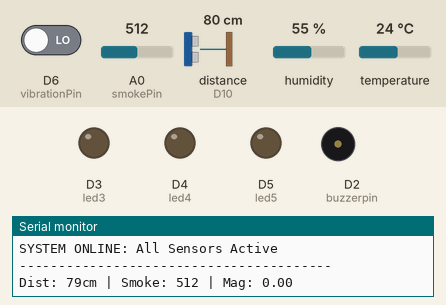
Simulated run of this sketch. Board: Arduino Uno R4 WiFi. Shown: output pins drawn as LEDs (lit = HIGH), buzzer (waves = sounding, pin HIGH), the last lines printed to the serial monitor. Wiring (inferred from the names in the program): ultrasonic range finder: trigger D9; echo D10. Inputs (shaded band) come from the test bench; at power-on: distance to the obstacle (sensor on D10) 80 cm, D6 (vibrationPin) LOW, A0 (smokePin) = 512, humidity 55 %, temperature 24 °C. The echo pulse lasts 58.3 µs per cm; WiFi joins after 1.5 s; servers stay silent unless stated; uploads are accepted with an empty reply; pins used as bus, display or sensor lines are not drawn.

Above: at 7.7 s.
7.8 s: distance to the obstacle (sensor on D10) set to 10 cm
9.7 s: distance to the obstacle (sensor on D10) set to 7 cm
At 11.2 s:
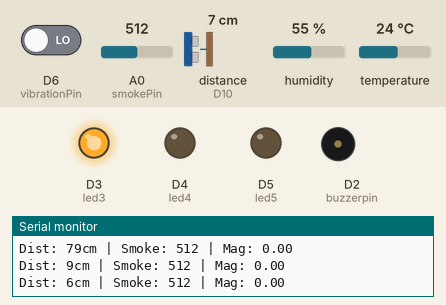
12.0 s: distance to the obstacle (sensor on D10) set to 4 cm
At 13.1 s:
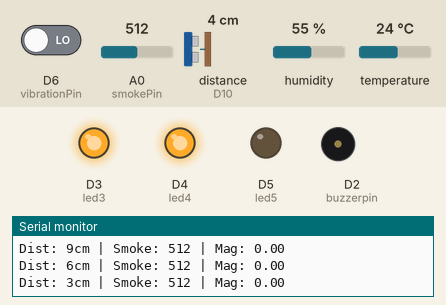
14.0 s: distance to the obstacle (sensor on D10) set to 2 cm
At 15.5 s:
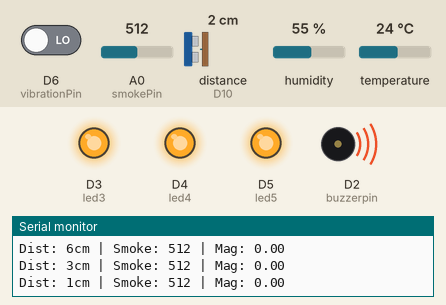
16.0 s: distance to the obstacle (sensor on D10) set to 5 cm
At 17.4 s:
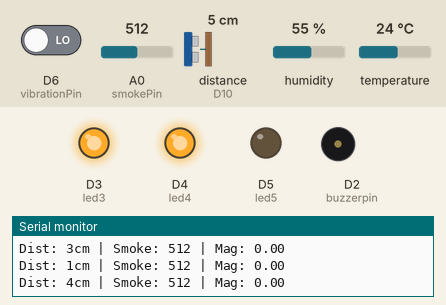
18.0 s: distance to the obstacle (sensor on D10) set to 9 cm
At 19.8 s:
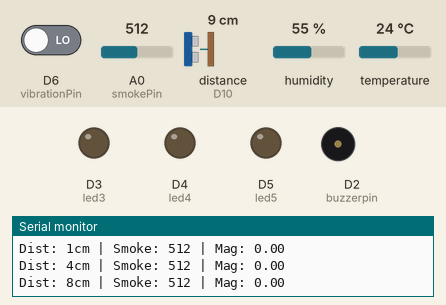
Timing chart, 0 to 21.0 s (numbered marks = the images above; inputs shaded):
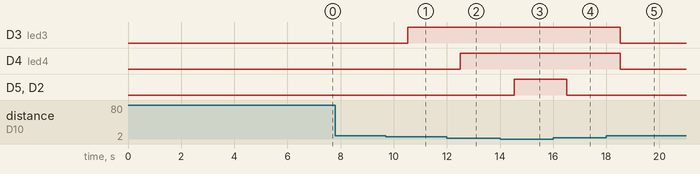

Measured:
- the behaviour switches between 9 and 8 cm on distance to the obstacle (sensor on D10) (found by bisection; images 0 and 1)
- the behaviour switches between 6 and 5 cm on distance to the obstacle (sensor on D10) (found by bisection; images 1 and 2)
- the behaviour switches between 3 and 4 cm on distance to the obstacle (sensor on D10) (found by bisection; images 3 and 4)
- after the input at 9.7 s, D3 (led3): LOW → HIGH after 0.83 s
- after the input at 12.0 s, D4 (led4): LOW → HIGH after 0.50 s
- after the input at 14.0 s, D5 (led5), D2 (buzzerpin): LOW → HIGH after 0.53 s
- after the input at 16.0 s, D5 (led5), D2 (buzzerpin): HIGH → LOW after 0.51 s
- after the input at 18.0 s, D3 (led3), D4 (led4): HIGH → LOW after 0.53 s

The sketch:

arduino_example.ino
```cpp
#include <DHT.h>
#include <WiFiS3.h>
#include <ArduinoHttpClient.h>

/* ==========================================
   1. WIFI CONFIGURATION
   ========================================== */
const char ssid[] = "Bayad50";
const char pass[] = "PahingeFive";

/* ==========================================
   2. FIREBASE CONFIGURATION
   ========================================== */
char serverAddress[] = "sensordb-450ca-default-rtdb.firebaseio.com";

/* ==========================================
   3. HARDWARE PINS
   ========================================== */
// --- DHT11 ---
#define DHTPIN 7
#define DHTTYPE DHT11
DHT dht(DHTPIN, DHTTYPE);

// --- Ultrasonic ---
const int trigPin = 9;
const int echoPin = 10;

// --- LEDs & Buzzer ---
const int led3 = 3;
const int led4 = 4;
const int led5 = 5;
const int buzzerpin = 2;

// --- Vibration (Seismometer) ---
const int vibrationPin = 6;

// --- SMOKE SENSOR (NEW) ---
const int smokePin = A0;

/* ==========================================
   GLOBALS & TIMERS
   ========================================== */
long duration;
int distance;
unsigned long vibrationCount = 0;

// Smoke Variables
int smokeValue = 0;
int smokeThreshold = 600; // Adjust this number if needed

// WiFi & Web
int status = WL_IDLE_STATUS;
WiFiSSLClient wifi;
HttpClient client = HttpClient(wifi, serverAddress, 443);

// Timing Variables
unsigned long previousMillis = 0;
const long interval = 2000; // Send to Firebase every 2 seconds

void setup() {
  Serial.begin(9600);

  // Pin Modes
  pinMode(trigPin, OUTPUT);
  pinMode(echoPin, INPUT);
  pinMode(buzzerpin, OUTPUT);
  pinMode(led3, OUTPUT);
  pinMode(led4, OUTPUT);
  pinMode(led5, OUTPUT);
  pinMode(vibrationPin, INPUT);
  pinMode(smokePin, INPUT); // Added Smoke Pin

  dht.begin();

  // --- WiFi Connection ---
  if (WiFi.status() == WL_NO_MODULE) {
    Serial.println("WiFi Module Failed!");
    while (true);
  }

  while (status != WL_CONNECTED) {
    Serial.print("Connecting to: "); Serial.println(ssid);
    status = WiFi.begin(ssid, pass);
    delay(5000);
  }

  Serial.println("\n----------------------------------------");
  Serial.println("SYSTEM ONLINE: All Sensors Active");
  Serial.println("----------------------------------------");
}

void loop() {
  // Check WiFi connection
  if (WiFi.status() != WL_CONNECTED) {
    status = WiFi.begin(ssid, pass);
    return;
  }

  /* ==================================================
     TASK 1: FAST MONITORING (Vibration)
     ================================================== */
  if (digitalRead(vibrationPin) == HIGH) {
    vibrationCount++;
    delay(2);
  }

  /* ==================================================
     TASK 2: SLOW REPORTING (Every 2 Seconds)
     ================================================== */
  unsigned long currentMillis = millis();

  if (currentMillis - previousMillis >= interval) {
    // Save the last time we updated
    previousMillis = currentMillis;

    // --- A. Read Ultrasonic ---
    readUltrasonic();

    // --- B. Read DHT ---
    float humidity = dht.readHumidity();
    float temperature = dht.readTemperature();

    // --- C. Read Smoke Sensor (YOUR NEW CODE) ---
    smokeValue = analogRead(smokePin);
    String airStatus = "Clean";
    if (smokeValue > smokeThreshold) {
      airStatus = "SMOKE DETECTED";
    }

    // --- D. Calculate Magnitude ---
    float magnitude = (float)vibrationCount * 1.7;
    if (magnitude > 10.0) magnitude = 10.0;

    String quakeStatus = "Normal";
    if (magnitude > 0.1 && magnitude < 3.0) quakeStatus = "Micro Tremor";
    else if (magnitude >= 3.0 && magnitude < 5.0) quakeStatus = "Minor Quake";
    else if (magnitude >= 5.0 && magnitude < 7.0) quakeStatus = "Strong Quake";
    else if (magnitude >= 7.0) quakeStatus = "MAJOR WARNING";

    // --- E. Debug to Serial ---
    if (!isnan(temperature)) {
      Serial.print("Dist: "); Serial.print(distance);
      Serial.print("cm | Smoke: "); Serial.print(smokeValue);
      Serial.print(" | Mag: "); Serial.print(magnitude);
      Serial.println();
    }

    // --- F. Update LEDs ---
    updateLEDs(distance);

    // --- G. Send to Firebase (Updated with Smoke Data) ---
    if (!isnan(temperature)) {
      sendToFirebase(temperature, humidity, distance, magnitude, quakeStatus, smokeValue, airStatus);
    }

    // --- H. Reset Vibration Counter ---
    vibrationCount = 0;
  }
}

// --- Helper: Read Distance ---
void readUltrasonic() {
  digitalWrite(trigPin, LOW); delayMicroseconds(2);
  digitalWrite(trigPin, HIGH); delayMicroseconds(10);
  digitalWrite(trigPin, LOW);
  duration = pulseIn(echoPin, HIGH, 30000);
  distance = duration * 0.034 / 2;
}

// --- Helper: LED Logic ---
void updateLEDs(int dist) {
  if (dist <= 2) {
    digitalWrite(led3, HIGH); digitalWrite(led4, HIGH); digitalWrite(led5, HIGH); digitalWrite(buzzerpin, HIGH);
  } else if (dist <= 4) {
    digitalWrite(led3, HIGH); digitalWrite(led4, HIGH); digitalWrite(led5, LOW); digitalWrite(buzzerpin, LOW);
  } else if (dist <= 7) {
    digitalWrite(led3, HIGH); digitalWrite(led4, LOW); digitalWrite(led5, LOW); digitalWrite(buzzerpin, LOW);
  } else {
    digitalWrite(led3, LOW); digitalWrite(led4, LOW); digitalWrite(led5, LOW); digitalWrite(buzzerpin, LOW);
  }
}

// --- Helper: Send Data to Firebase ---
void sendToFirebase(float temp, float hum, int dist, float mag, String qStatus, int smoke, String aStatus) {

  // JSON Payload
  String jsonPayload = "{";
  jsonPayload += "\"temperature\":" + String(temp) + ",";
  jsonPayload += "\"humidity\":" + String(hum) + ",";
  jsonPayload += "\"distance\":" + String(dist) + ",";
  jsonPayload += "\"magnitude\":" + String(mag) + ",";
  jsonPayload += "\"status\":\"" + qStatus + "\",";
  // Added Smoke Data:
  jsonPayload += "\"smokeValue\":" + String(smoke) + ",";
  jsonPayload += "\"airStatus\":\"" + aStatus + "\"";
  jsonPayload += "}";

  client.beginRequest();
  client.put("/sensor_data.json");
  client.sendHeader("Content-Type", "application/json");
  client.sendHeader("Content-Length", jsonPayload.length());
  client.beginBody();
  client.print(jsonPayload);
  client.endRequest();

  // Flush response
  client.responseStatusCode();
  client.responseBody();
}
```
